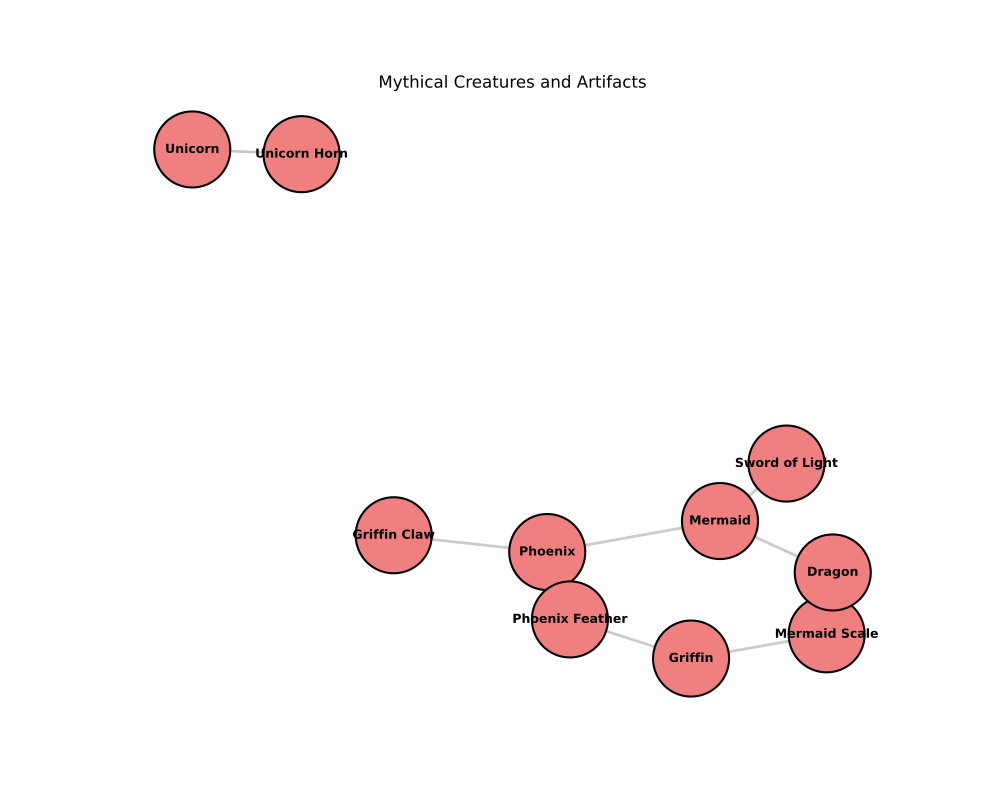

Reproduce this figure in Python.
import matplotlib.pyplot as plt
import networkx as nx

# Randomized node labels by changing their order
nodes = [
    'Unicorn Horn', 'Sword of Light', 'Phoenix', 'Mermaid',
    'Griffin Claw', 'Unicorn', 'Mermaid Scale', 'Dragon',
    'Griffin', 'Phoenix Feather'
]

# Randomized edges by changing their order
edges = [
    ('Griffin', 'Mermaid Scale'),
    ('Dragon', 'Mermaid Scale'),
    ('Phoenix', 'Griffin Claw'),
    ('Mermaid', 'Sword of Light'),
    ('Phoenix', 'Phoenix Feather'),
    ('Griffin', 'Phoenix Feather'),
    ('Unicorn', 'Unicorn Horn'),
    ('Dragon', 'Mermaid'),
    ('Mermaid', 'Phoenix')
]

G = nx.Graph()
G.add_nodes_from(nodes)
G.add_edges_from(edges)

single_color = 'lightcoral'

pos = nx.spring_layout(G, seed=42)

# Randomized chart elements
plt.figure(figsize=(10, 8))
nx.draw_networkx_nodes(G, pos, node_size=3000, node_color=single_color, edgecolors='black', linewidths=1.5)
nx.draw_networkx_edges(G, pos, width=2, alpha=0.6, edge_color='darkgrey')
nx.draw_networkx_labels(G, pos, font_size=9, font_weight='bold')

plt.title('Mythical Creatures and Artifacts')
plt.axis('off')
plt.show()
